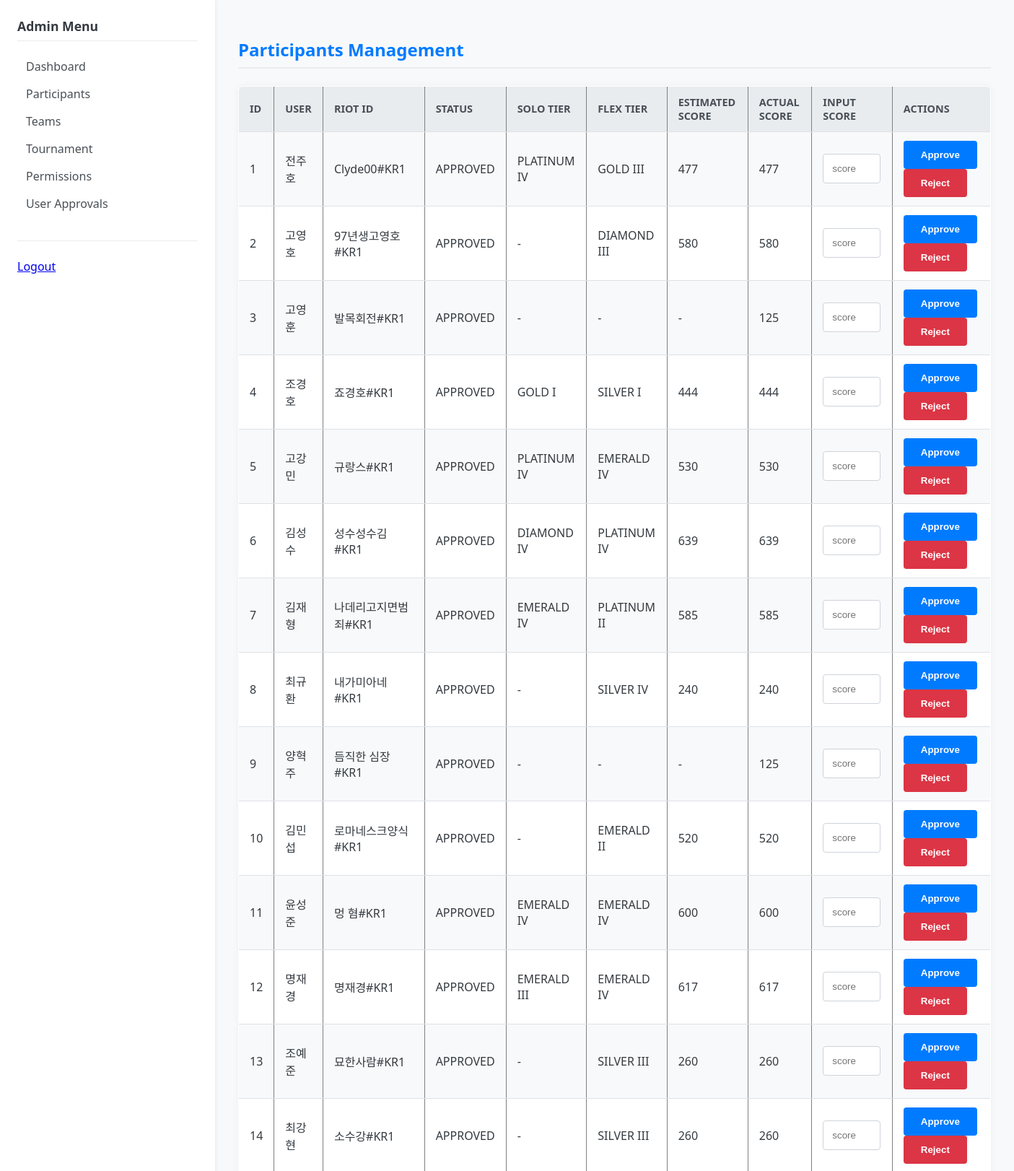
The app's page /admin/participants (signed in, upper part) with its own data.
### models.py (models this page shows)
class Participant(db.Model):
    __tablename__ = "participants"
    id = db.Column(db.Integer, primary_key=True)
    user_id = db.Column(db.Integer, db.ForeignKey("users.id"), nullable=False)
    tournament_id = db.Column(db.Integer, db.ForeignKey("tournaments.id"), nullable=False)
    status = db.Column(db.String(16), default="PENDING")  # PENDING, APPROVED, REJECTED
    created_at = db.Column(db.DateTime, default=datetime.utcnow)
    user = db.relationship("User", back_populates="participants")
    tournament = db.relationship("Tournament", back_populates="participants")
    team_membership = db.relationship("TeamMember", back_populates="participant", uselist=False)

class User(db.Model):
    __tablename__ = "users"
    id = db.Column(db.Integer, primary_key=True)
    username = db.Column(db.String(64), unique=True, nullable=False)
    password_hash = db.Column(db.String(128), nullable=False)
    role = db.Column(db.String(50), default="USER")  # USER, ADMIN
    approval_status = db.Column(db.String(16), default="PENDING") # PENDING, APPROVED, REJECTED
    student_id = db.Column(db.String(20))      # 학번
    real_name = db.Column(db.String(64))       # 이름
    summoner_riot_id = db.Column(db.String(64))  # "닉네임#태그" 형식 (예: Clyde00#KR1)
    puuid = db.Column(db.String(128))
    tier = db.Column(db.String(32))
    solo_tier = db.Column(db.String(32))  # 예: "PLATINUM IV"
    flex_tier = db.Column(db.String(32))  # 예: "GOLD III"
    actual_score = db.Column(db.Integer)  # 관리자 입력 실제 점수
    primary_role = db.Column(db.String(16))
    secondary_role1 = db.Column(db.String(16))
    secondary_role2 = db.Column(db.String(16))
    created_at = db.Column(db.DateTime, default=datetime.utcnow)
    participants = db.relationship("Participant", back_populates="user")

### app.py (the view)
@app.route("/admin/participants")
@login_required(role="ADMIN")
def admin_participants():
    tournament = Tournament.query.first()
    participants = []
    if tournament:
        participants = Participant.query.filter_by(
            tournament_id=tournament.id
        ).all()
    return render_template("admin/participants.html", participants=participants)

### app.py (called while the page is built)
def current_user():
    user_id = session.get("user_id")
    if not user_id:
        return None
    user = User.query.get(user_id)
    return user

def login_required(role=None):
    def decorator(fn):
        from functools import wraps
        @wraps(fn)
        def wrapper(*args, **kwargs):
            user = current_user()
            active_role = session.get("role")
            if not user or not active_role:
                return redirect(url_for("login_page"))
            if role and active_role != role:
                flash("Permission denied. You are logged in as " + active_role + ".")
                return redirect(url_for("login_page"))
            return fn(*args, **kwargs)
        return wrapper
    return decorator

@app.context_processor
def inject_helpers():
    return dict(
        calculate_estimated_score=calculate_estimated_score,
        get_user_score=get_user_score,
        get_member_weighted_score=get_member_weighted_score,
    )

### score.py (called while the page is built)
def parse_tier_rank(tier_str: str | None) -> tuple[str | None, str | None]:
    if not tier_str:
        return None, None
    parts = tier_str.strip().split()
    if len(parts) == 1:
        return parts[0], None
    elif len(parts) >= 2:
        return parts[0], parts[1]
    return None, None

def tier_to_score(tier_str: str | None) -> int | None:
    tier, div = parse_tier_rank(tier_str)
    if not tier:
        return None
    tier = tier.upper()
    base = TIER_BASE.get(tier)
    if base is None:
        return None
    offset = 0
    if div:
        offset = DIVISION_OFFSET.get(div.upper(), 0)
    return base + offset

def calculate_estimated_score(user) -> int | None:
    from models import User  # type: ignore
    if not isinstance(user, User):
        return None
    solo_score = tier_to_score(user.solo_tier)
    flex_score = tier_to_score(user.flex_tier)
    solo_val = solo_score if solo_score is not None else 0
    flex_val = flex_score if flex_score is not None else 0
    if solo_score is not None and flex_score is not None:
        estimated_score = int(solo_val * 0.7) + int(flex_val * 0.3)
        return estimated_score
    elif solo_score is not None:
        return solo_score
    elif flex_score is not None:
        return int(flex_val * 0.8)
    else:
        return None

### templates/admin/participants.html (shortened to what this page needs)
{% extends "base.html" %}
{% block content %}
<h2>Participants Management</h2>
{% if participants|length > 0 %}
<form action="{{ url_for('admin_bulk_approve_participants') }}" method="post">
    <table border="1" cellpadding="4">
        <tr>
            <th>ID</th>
            <th>User</th>
            <th>Riot ID</th>
            <th>Status</th>
            <th>Solo Tier</th>
            <th>Flex Tier</th>
            <th>Estimated Score</th>
            <th>Actual Score</th>
            <th>Input Score</th>
            <th>Actions</th>
        </tr>
        {% for p in participants %}
        <tr>
            <td>
                {{ p.id }}
            </td>
            <td>{{ p.user.real_name or p.user.username }}</td>
            <td>{{ p.user.summoner_riot_id or "-" }}</td>
            <td>{{ p.status }}</td>
            <td>{{ p.user.solo_tier or "-" }}</td>
            <td>{{ p.user.flex_tier or "-" }}</td>
            <td>{{ calculate_estimated_score(p.user) or "-" }}</td>
            <td>{{ p.user.actual_score if p.user.actual_score is not none else "-" }}</td>
            <td>
                <input type="number"
                       name="input_score_{{ p.id }}"
                       placeholder="score"
                       value=""
                       style="width: 80px;">
            </td>
            <td>
                <button type="submit"
                        formaction="{{ url_for('admin_approve_participant', participant_id=p.id) }}"
                        formmethod="post">
                    Approve
                </button>
                <button type="submit"
                        formaction="{{ url_for('admin_reject_participant', participant_id=p.id) }}"
                        formmethod="post">
                    Reject
                </button>
            </td>
        </tr>
        {% endfor %}
    </table>
</form>
{% else %}
<p>No participants have applied to the current tournament yet.</p>
{% endif %}
{% endblock %}

### static/css/style.css (style rules this page uses)
body { font-family: 'Segoe UI', Tahoma, Geneva, Verdana, sans-serif; margin: 0; padding: 0; background-color: #f8f9fa; color: #343a40; }
h2 { color: #007bff; border-bottom: 2px solid #e9ecef; padding-bottom: 0.5rem; margin-bottom: 1.5rem; }
input[type="text"], input[type="password"], input[type="number"], select { width: 100%; max-width: 300px; padding: 0.75rem; border: 1px solid #ced4da; border-radius: 4px; box-sizing: border-box; transition: border-color 0.2s, box-shadow 0.2s; }
button, input[type="submit"] { background-color: #007bff; color: white; padding: 0.75rem 1.5rem; border: none; border-radius: 4px; cursor: pointer; font-weight: 600; transition: background-color 0.2s; }
button[formaction*="reject"], button[formaction*="delete"] { background-color: #dc3545; }
table { width: 100%; border-collapse: collapse; margin-bottom: 1.5rem; background-color: #ffffff; box-shadow: 0 0 10px rgba(0, 0, 0, 0.05); border-radius: 6px; overflow: hidden; }
table th, table td { padding: 12px 15px; text-align: left; border-bottom: 1px solid #dee2e6; }
table th { background-color: #e9ecef; color: #495057; font-weight: 600; text-transform: uppercase; font-size: 0.9rem; }
table tr:nth-child(even) { background-color: #f8f9fa; }

### records on screen
Participant: id "1", user "전주호", user "Clyde00#KR1", status "APPROVED", user "PLATINUM IV", user "GOLD III", user "477"
User: solo_tier+flex_tier "477"
Participant: id "2", user "고영호", user "97년생고영호#KR1", status "APPROVED", user "-", user "DIAMOND III", user "580"
User: solo_tier+flex_tier "580"
Participant: id "3", user "고영훈", user "발목회전#KR1", status "APPROVED", user "-", user "125"
User: solo_tier+flex_tier "-"
Participant: id "4", user "조경호", user "죠경호#KR1", status "APPROVED", user "GOLD I", user "SILVER I", user "444"
User: solo_tier+flex_tier "444"
Participant: id "5", user "고강민", user "규랑스#KR1", status "APPROVED", user "PLATINUM IV", user "EMERALD IV", user "530"
User: solo_tier+flex_tier "530"
Participant: id "6", user "김성수", user "성수성수김#KR1", status "APPROVED", user "DIAMOND IV", user "PLATINUM IV", user "639"
User: solo_tier+flex_tier "639"
Participant: id "7", user "김재형", user "나데리고지면범죄#KR1", status "APPROVED", user "EMERALD IV", user "PLATINUM II", user "585"
User: solo_tier+flex_tier "585"
Participant: id "8", user "최규환", user "내가미아네#KR1", status "APPROVED", user "-", user "SILVER IV", user "240"
User: solo_tier+flex_tier "240"
Participant: id "9", user "양혁주", user "듬직한 심장#KR1", status "APPROVED", user "-", user "125"
User: solo_tier+flex_tier "-"
Participant: id "10", user "김민섭", user "로마네스크양식#KR1", status "APPROVED", user "-", user "EMERALD II", user "520"
User: solo_tier+flex_tier "520"
Participant: id "11", user "윤성준", user "멍 혐#KR1", status "APPROVED", user "EMERALD IV", user "600"
User: solo_tier+flex_tier "600"
Participant: id "12", user "명재경", user "명재경#KR1", status "APPROVED", user "EMERALD III", user "EMERALD IV", user "617"
User: solo_tier+flex_tier "617"
Participant: id "13", user "조예준", user "묘한사람#KR1", status "APPROVED", user "-", user "SILVER III", user "260"
User: solo_tier+flex_tier "260"
Participant: id "14", user "최강현", user "소수강#KR1", status "APPROVED", user "-", user "SILVER III", user "260"
User: solo_tier+flex_tier "260"
